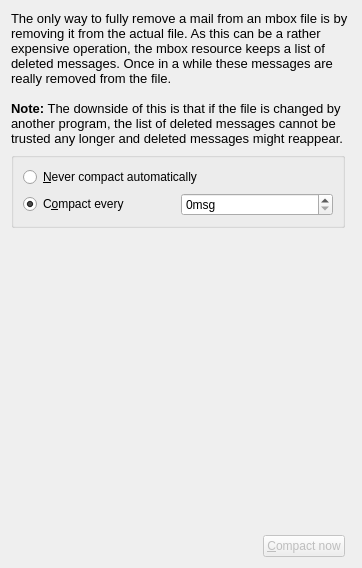
<?xml version="1.0" encoding="UTF-8"?>
<ui version="4.0">
 <class>CompactPage</class>
 <widget class="QWidget" name="CompactPage">
  <property name="geometry">
   <rect>
    <x>0</x>
    <y>0</y>
    <width>362</width>
    <height>568</height>
   </rect>
  </property>
  <layout class="QGridLayout" name="gridLayout_2">
   <item row="0" column="0" colspan="4">
    <widget class="QLabel" name="label">
     <property name="text">
      <string>&lt;!DOCTYPE HTML PUBLIC &quot;-//W3C//DTD HTML 4.0//EN&quot; &quot;http://www.w3.org/TR/REC-html40/strict.dtd&quot;&gt;
&lt;html&gt;&lt;head&gt;&lt;meta name=&quot;qrichtext&quot; content=&quot;1&quot; /&gt;&lt;style type=&quot;text/css&quot;&gt;
p, li { white-space: pre-wrap; }
&lt;/style&gt;&lt;/head&gt;&lt;body style=&quot; font-size:10pt; font-weight:400; font-style:normal;&quot;&gt;
&lt;p style=&quot; margin-top:0px; margin-bottom:0px; margin-left:0px; margin-right:0px; -qt-block-indent:0; text-indent:0px;&quot;&gt;The only way to fully remove a mail from an mbox file is by removing it from the actual file. As this can be a rather expensive operation, the mbox resource keeps a list of deleted messages. Once in a while these messages are really removed from the file.&lt;/p&gt;
&lt;p style=&quot;-qt-paragraph-type:empty; margin-top:0px; margin-bottom:0px; margin-left:0px; margin-right:0px; -qt-block-indent:0; text-indent:0px;&quot;&gt;&lt;/p&gt;
&lt;p style=&quot; margin-top:0px; margin-bottom:0px; margin-left:0px; margin-right:0px; -qt-block-indent:0; text-indent:0px;&quot;&gt;&lt;span style=&quot; font-weight:600;&quot;&gt;Note:&lt;/span&gt; The downside of this is that if the file is changed by another program, the list of deleted messages cannot be trusted any longer and deleted messages might reappear.&lt;/p&gt;&lt;/body&gt;&lt;/html&gt;</string>
     </property>
     <property name="wordWrap">
      <bool>true</bool>
     </property>
    </widget>
   </item>
   <item row="3" column="0">
    <spacer name="horizontalSpacer">
     <property name="orientation">
      <enum>Qt::Horizontal</enum>
     </property>
     <property name="sizeHint" stdset="0">
      <size>
       <width>40</width>
       <height>20</height>
      </size>
     </property>
    </spacer>
   </item>
   <item row="3" column="2">
    <widget class="QPushButton" name="compactButton">
     <property name="enabled">
      <bool>false</bool>
     </property>
     <property name="text">
      <string>&amp;Compact now</string>
     </property>
    </widget>
   </item>
   <item row="2" column="2">
    <spacer name="verticalSpacer">
     <property name="orientation">
      <enum>Qt::Vertical</enum>
     </property>
     <property name="sizeHint" stdset="0">
      <size>
       <width>20</width>
       <height>40</height>
      </size>
     </property>
    </spacer>
   </item>
   <item row="3" column="1">
    <widget class="QLabel" name="messageLabel">
     <property name="text">
      <string/>
     </property>
    </widget>
   </item>
   <item row="1" column="0" colspan="3">
    <widget class="QGroupBox" name="kcfg_CompactFrequency">
     <layout class="QGridLayout" name="gridLayout_3">
      <item row="1" column="0" colspan="2">
       <widget class="QRadioButton" name="never">
        <property name="text">
         <string>&amp;Never compact automatically</string>
        </property>
       </widget>
      </item>
      <item row="2" column="0">
       <widget class="QRadioButton" name="per_x_messages">
        <property name="text">
         <string>C&amp;ompact every</string>
        </property>
        <property name="checked">
         <bool>true</bool>
        </property>
       </widget>
      </item>
      <item row="2" column="1">
       <widget class="QSpinBox" name="kcfg_MessageCount">
        <property name="suffix">
         <string>msg</string>
        </property>
       </widget>
      </item>
     </layout>
    </widget>
   </item>
  </layout>
 </widget>
 <resources/>
 <connections>
  <connection>
   <sender>per_x_messages</sender>
   <signal>toggled(bool)</signal>
   <receiver>kcfg_MessageCount</receiver>
   <slot>setEnabled(bool)</slot>
   <hints>
    <hint type="sourcelabel">
     <x>75</x>
     <y>254</y>
    </hint>
    <hint type="destinationlabel">
     <x>198</x>
     <y>253</y>
    </hint>
   </hints>
  </connection>
 </connections>
</ui>
